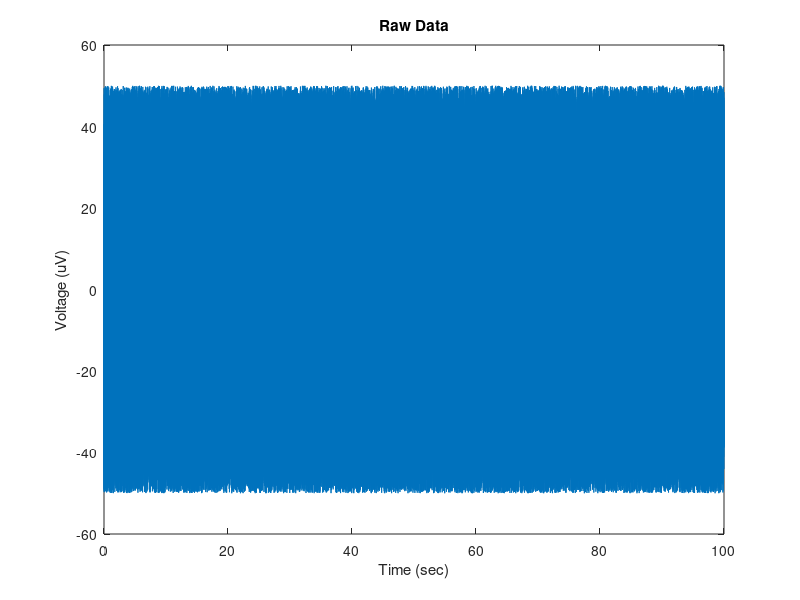

Reproduce this figure in MATLAB. (Note: this script raises an error after producing the figure.)
%% Analyses of EEG signals

clear all
close all
clc

addpath('Kyle_EEG_analysis')

%% Discrete vs. Continuous
% EEG is recorded as a discrete time series, an array of numbers over time
% The sampling rate with which the data is digitized directly influences
% the range of frequencies that can be represented in the signal. 
% Nyquist frequency is half the sampling rate, so sampling say 1000 Hz, we
% can represent frequencies up to 500 Hz in our data, anything larger will
% show up as an artifact due to aliasing (so we use hardware filters to
% avoid this)

% So lets make up some fake data:
% consider a random set of numbers as our data

srate = 1000; %Hz
data_length = 100; %seconds
speriod = 1/srate; %seconds
data = rand(1,srate*data_length)*100 - 50 ; %centered at zero between -50 and 50 uV
times = speriod:speriod:data_length; %time points
figure; plot(times,data);
    xlabel('Time (sec)');
    ylabel('Voltage (uV)');
    title('Raw Data');

% use interp() or resample() to change sampling rate of data in either
% direction, useful to equate the sampling rate of signals from two
% modalities (heart rate and EEG), and in resampling data that has
% irregular sampling periods

%% filtering the data (bandpass, low-pass, high-pass)
% next we want to use an offline filter to attenuate certain ranges of
% frequencies in the signal. There are many options for filters with different tradeoffs
% This can be done with a butterworth filter,
% employed by the following function. One can use this to filter low
% frequencies (high pass), high frequencies (low pass), or to keep only a
% band of frequencies (band pass)

%here we will use a bandpass filter to filter our everything but alpha
%oscillations. 

high_pass = 6; %lower cutoff
low_pass = 14; %upper cutoff
order = 2; %order of polynomial used in the filter, can be increased to sharpen the dropoff of the filter
type = 'band'; %type of filter
[filt_data] = illini_filter(data',srate,high_pass,low_pass,order,'band'); %run the filter (which plots a graph)

% illini_filter.m - Created University of Illinois, based on kyle_filter by Kyle Mathewson with edits by Jamie Norton
% [Y_filt] = illini_filter(Y,Fs,hipass,lopass,order,type)
% Takes the time x channel data matrix Y, filters out a single frequency band,
% Input is: 
%           Y  - data matrix, time points by channels
%           Fs - Sampling Frequency in Hz
%           hipass - lower bound of filter
%           lopass - upper bound of filter
%           order - filter order, 
%                      higher orders have steeper roll offs, but
%                      can also be unstable
%           type - 'low' (low pass), 'high' (high pass), or 'band' (bandpass)
%
% Output is:
%            Y_filt - same as Y but not filtered

figure
subplot(2,1,1); plot(times,data);
    xlabel('Time (sec)');
    ylabel('Voltage (uV)');
    title('Raw Data');
subplot(2,1,2); plot(times,filt_data);
    xlabel('Time (sec)');
    ylabel('Voltage (uV)');
    title('Filtered Data');
    
% Try zooming in on the filtered data so you can see a few seconds of the
% remaining alpha oscillations

%% epoched data
% if we have some repetition of a stimulus, we may want to visualize what
% the brain activity evoked by this stimulus looks like. We can cut out chunks of data (epochs) 
% aligned to these stimuli, with data before and after the stimulus onset
% The noise on individual presentations limits our ability to see this. So we can
% average over many instances of a stimulus to minimize noise. 
% The noise in the individual trials will be attenuated as a function of 
% the square root of the number of trials, so there are deminishing returns to more trials
% We can also subtract out baseline shifts in voltage to align trials. 

n_epochs = 100; % create fake stimuli and epochs of dat

prestim = 2000; %time before stimulus
poststim = 3000; %time after stimulus
baseline = 200; %subtract mean voltage in this period before stim onset

%pick some random times to be fake events
stim_times = randi(length(times)-(prestim+poststim),1,n_epochs)+prestim;

%set the times for each epoch and allocate space
epoch_times = -prestim+1:poststim;
epochs = zeros(n_epochs,length(epoch_times));
baselines = zeros(n_epochs,1);

%for each epoch grab the data before and after the stim and substract
%baseline

for i_epoch = 1:n_epochs
    epochs(i_epoch,:) = filt_data(stim_times(i_epoch)-prestim+1 : stim_times(i_epoch)+poststim);
    %add in a fake ERP from 200:400 ms on each trial to represent the
    %evoked activity
    epochs(i_epoch,prestim+201:prestim+300) = epochs(i_epoch,prestim+201:prestim+300) + (hanning(100)*10)';
    epochs(i_epoch,prestim+301:prestim+400) = epochs(i_epoch,prestim+301:prestim+400) - (hanning(100)*20)';
    %baseline subtraction
    baselines(i_epoch) = mean(epochs(i_epoch,prestim-baseline:prestim));
    epochs(i_epoch,:) = epochs(i_epoch,:) - baselines(i_epoch);
end

%plot the individual epochs and the average
figure; 
subplot(2,1,1); plot(epoch_times,epochs(1:3,:));
    xlabel('Time (sec)');
    ylabel('Voltage (uV)');
    title('Individual Epochs');
subplot(2,1,2); plot(epoch_times,mean(epochs,1));
    xlabel('Time (sec)');
    ylabel('Voltage (uV)');
    title('Average of Epochs');


%% Hilbert Transform- 
% The first of four methods to represent the data time series in the
% frequency domain is called a Hilbert transform.
% First we use a narrow bandpass in the frequency band of interest (as
% shown above). Then computes the instantaneous phase and power

complex_data = hilbert(epochs(1,:)); %hilbert transform
power_hilb = abs(complex_data).^2; %get the real part as the power
phase_hilb = angle(complex_data); %and the imaginary as the phase

%plot the band-pass filtered data, as well as the power and phase at each time point
%computed using the hilbert transform
%note that now we can estimate the power and phase at each moment in the
%epoch and run analyses over trials and subjects on these measures. Before
%we try that lets look at three other ways to estimate power and phase
%accross a wider range of frequencies

figure;
subplot(4,1,1);  plot(epoch_times,epochs(1,:));
    xlabel('Time (sec)');
    ylabel('Voltage (uV)');
    title('Individual band-pass filtered Epoch');
subplot(4,1,2);  plot(epoch_times,power_hilb);
    xlabel('Time (sec)');
    ylabel('Voltage (uV)');
    title('Instantaneous Power');
subplot(4,1,3);  plot(epoch_times,phase_hilb);
    xlabel('Time (sec)');
    ylabel('Phase (Radians)');
    title('Instantaneous Phase');
subplot(4,1,4); plot(epoch_times,rad2deg(phase_hilb));
    xlabel('Time (sec)');
    ylabel('Phase (Degrees)');
    title('Instantaneous Phase');


%% fast-fourer transform - 
% Our time series can be converted to the frequency domain as a sum of
% weighted sine waves
% First we can compute a fast fourier transform on a chunk of data as a
% whole to create a signle frequency spectra for that data chunk (no
% matter the length)
% data must be of length 2^n
% frequency resolution depends on number of time points used
% data can be padded with zeros to increase frequency resolution and get to
% 2^n

Ubound = 30; %upper bound on fft 

%for each epoch run this fft function
win_hamming = hamming(length(epochs(1,:)));
for i_epoch = 1:n_epochs
    temp_data = epochs(i_epoch,:);
    temp_data = win_hamming.*temp_data';
    [power_fft(i_epoch,:), phase_fft(i_epoch,:), freqs_fft] = kyle_fft(temp_data',srate,Ubound);
end


%here we plot the data, a hamming window used to taper the edges and avoid
%artifacts, and the multiplication of the two, this is what goes into the
%fft

figure;
subplot(3,1,1); 
    plot(epochs(1,:));
subplot(3,1,2); 
    plot(hamming(length(epochs(1,:))));
subplot(3,1,3);
    plot(hamming(length(epochs(1,:))).*epochs(1,:)');




% kyle_fft.m - Compute a FFT and get back the results
% [power, phase, freqs] = kyle_fft(data,srate,Ubound)
% now we plot the power spectra of each epoch, and the mean over epochs
% we can see a peak in the alpha band since we have already band-pass
% filtered the signal

figure; 
subplot(2,1,1); plot(freqs_fft,power_fft(1:3,:));
   xlabel('Frequency (Hz)');
    ylabel('Power (uV^2)');
    title('Individual Epoch Power Spectras');
    axis tight;
subplot(2,1,2); plot(freqs_fft,mean(power_fft,1));
   xlabel('Time (s)');
    ylabel('Frequency (Hz)');
    title('Average Epoch Power Spectra');
    axis tight;

% 
%% moving window FFT, 
% Now we might want to have resolution in time for how the frequency changes
% we can move a window accross the data and compute the fft for the data on each window
% EEGLAB-pop_newtimef does this
% not covered here, but we can window the data to reduce edge artifacts. 
% a major point here is the combination of uncertainty in time vs
% frequency. We can use longer windows to increase our frequency, but we
% loose resolution in time by doing so. We can't have both. 

Ubound = 30; %upper bound of fft
window_length = 2^9; %length of moving window in sampling points
fft_length = 2^10; %the rest is padded with zeros (also sampling points) - keep same as above for no padding
step_size = 1; % how far to go on each window step, 1 is the most resolved

% reset some variables
power_winfft = [];
phase_winfft = [];
freqs_winfft = [];

for i_epoch = 1:10 %do for each epoch (just two for now for time)
    for i_window = 1+window_length/2:step_size:length(epochs(i_epoch,:))-window_length/2 %step through windows
        %take out the data segment
        segment = epochs(i_epoch,i_window-window_length/2:i_window+window_length/2-1);
        
        %can multiply by hamming window here to avoid edge artifacts
        segment= (hamming(length(segment)).*segment')';
        
        %pad with zeros
        segment = [zeros((fft_length-window_length)/2,1)' segment zeros((fft_length-window_length)/2,1)'];
        
        %compute fft and save results
        [power_winfft(i_epoch,i_window-(window_length/2),:),phase_winfft(i_epoch,i_window-(window_length/2),:),freqs_winfft] = kyle_fft(segment,srate,Ubound); 
    end
end
%get out new time stamps due to windows
times_winfft = epoch_times(1+window_length/2:step_size:length(epochs(i_epoch,:))-window_length/2);

%plot the original data and a single epoch spectrogram (the power in all
%frequencies at each time point, a bunch of spectra stacked over time)

figure;
subplot(2,1,1);  plot(epoch_times,epochs(2,:));
    xlabel('Time (sec)');
    ylabel('Voltage (uV)');
    title('Individual band-pass filtered Epoch');
subplot(2,1,2); imagesc(times_winfft,freqs_winfft,squeeze(power_winfft(2,:,:))');
    set(gca,'YDir','normal');
   xlabel('Time(s)');
    ylabel('Frequency (Hz)');
    title('Individual Epoch Power Spectrogram moving fft');
    axis tight;
    c=colorbar;
    ylabel(c,'Log Power (dB)')


%% wavelet analysis
% the final method of computing power and phase information is a wavelet
% analysis. In the fft analysis, given a single window size, there are much
% more cycles of higher frequencies used than in lower frequences. This
% gives poor time resolution in higher frequencies. To overcome this, a
% wavelet analysis modifies the number of cycles in the wavelet as a
% function of frequency. So instead of specifiying the window size, we
% specify the number of cycles (wavenumber). 3 cycles at 10 Hz is 300 ms
% long, 3 cycles at 100 Hz is 30 ms long, etc. This provides more
% equivalent time resolution over different frequencies. 

% the math is similar, we are creating little wavelets, and convolving them
% with the EEG data to see how well the two match up. 
% 	-pop_newtimef() in EEGLAB can also do this (default setting), in EEGLAB
% 	you can also increase the wavenumber as frequencies increase

% Assign Frequencies of interest
freqs_wavelet = 1:.5:30; %linear
% freqs_wavelet = (2^(1/4)).^(-.5:.5:20); %Log 

% width of the wavelet
width = 6; %in cycles of frequency

%reset variables
power_wavelet = [];
phase_wavelet = [];
times_wavelet = [];

% Compute Wavelet Analsis
win_hamming = hamming(length(epochs(1,:)));
for i_epoch = 1:n_epochs
    temp_data = epochs(i_epoch,:);
    temp_data = win_hamming.*temp_data';
    [power_wavelet(i_epoch,:,:),times_wavelet,phase_wavelet(i_epoch,:,:)] = BOSC_tf(temp_data',freqs_wavelet,srate,width);
end
times_wavelet = epoch_times; % keep original time stamps

% [B,T,P]=BOSC_tf(eegsignal,F,Fsample,wavenumber);
%
% This function computes a continuous wavelet (Morlet) transform on
% a segment of EEG signal; this can be used to estimate the
% background spectrum (BOSC_bgfit) or to apply the BOSC method to
% detect oscillatory episodes in signal of interest (BOSC_detect).
%
% parameters:
% eegsignal - a row vector containing a segment of EEG signal to be
%             transformed
% F - a set of frequencies to sample (Hz)
% Fsample - sampling rate of the time-domain signal (Hz)
% wavenumber is the size of the wavelet (typically, width=6)
%	
% returns:
% B - time-frequency spectrogram: power as a function of frequency
%     (rows) and time (columns)
% T - vector of time values (based on sampling rate, Fsample)
% P - estimated phase for each point in time and for each frequency - KEM 2014


%plot the original data and a single epoch spectrogram
figure;
subplot(3,1,1);  plot(epoch_times,epochs(1,:));
    xlabel('Time (sec)');
    ylabel('Voltage (uV)');
    title('Individual band-pass filtered Epoch');
subplot(3,1,2); imagesc(times_winfft,freqs_winfft,squeeze(power_winfft(1,:,:))');
    set(gca,'YDir','normal');
   xlabel('Frequency (Hz)');
    ylabel('Power (uV^2)');
    title('Individual Epoch Power Spectrogram moving fft');
    axis tight;
    c=colorbar;
    ylabel(c,'Log Power (dB)')
subplot(3,1,3); imagesc(epoch_times,freqs_wavelet,squeeze(power_wavelet(1,:,:)));
    set(gca,'YDir','normal');
   xlabel('Frequency (Hz)');
    ylabel('Power (uV^2)');
    title('Individual Epoch Power Spectrogram wavelet');
    axis tight;
    c=colorbar;
    ylabel(c,'Log Power (dB)')
    


%% Wavelet Tester Examples

% Now that we have covered wavelet and fft analysis, we can compare the two
% directly and check what happens as we change the settings. To do this we
% will make new fake data with simulated oscillations at different
% frequencies as see how well we can resolve those frequencies in our
% analyses


%random normal data
noise_level = 10;
data = randn(1,1000)*noise_level;
t = 0:1:length(data)-1;% Time Samples
fs = 200;% Sampling Frequency

% Create sine wave
f1 = 20;% Input Signal Frequency
d1 = sin(2*pi*(f1/fs)*t)*(randi(100));% Generate Sine Wave  
f2 = 20;
d2 = sin(2*pi*(f2/fs)*t)*(randi(100));

%Modulators - If we want to simulate high frequency modulated by low
f3 = 2;
f4 = 1;
d3 = sin(2*pi*(f3/fs)*t)*(randi(10));% Generate Sine Wave  
d4 = sin(2*pi*(f4/fs)*t)*(randi(10));% Generate Sine Wave  

% data = data+(d1);
% data = data+(d1+d2); %adjust these to change signals
data = data+(d1.*d3); %for modulations
% data = data+(d1.*d3)+(d2.*d4);

%Try putting your own data and srate here
% data = EEG_P3_WFilt(end-10000:end,2)'; 
% fs = srate;

% Assign Frequencies of interest
% F = 1:.5:100; %linear
F = (2^(1/4)).^(-.5:.5:20); %Log 

% width of the wavelet
width = 3; 

% Compute Wavelet Analsis
tic;
[B,T,P] = BOSC_tf(data,F,fs,width);
toc;

% B = log10(B); %log transform

% use this to try subtracting the mean from the spectra
mean_spectra = mean(B,2);
B = B-repmat(mean_spectra,1,size(B,2));

% Compute FFT Analysis
[pow, phs, freq] = kyle_fft(data,fs,fs/2);

% Plot Data
figure;

%Plot Original Time Series
subplot(3,3,1:2); plot(T,data); axis tight; title('Raw Time Series');
xlabel('Time[s]');
ylabel('Voltage[uV]');

%plot the FFT spectra
subplot(3,3,3);
plot(1:length(freq),pow); title('FFT Spectra');
xf=1:10000:length(freq); % to get log-sampled frequency tick marks
set(gca,'XTick',xf,'XTickLabel',round(freq(xf)*100)/100);
ylabel('Log(Power) [dB]');
xlabel('Frequency [Hz]');
view(90,90)
set(gca,'XDir','reverse');
axis tight;

%Plot The mean Spectra
subplot(3,3,6); 
xf=1:4:length(F); % to get log-sampled frequency tick marks
plot(1:length(F),mean_spectra); title('Mean Wavelet Spectra');
set(gca,'XTick',xf,'XTickLabel',round(F(xf)*100)/100);
ylabel('Log(Power) [dB]');
xlabel('Frequency [Hz]');
view(90,90)
set(gca,'XDir','reverse');
axis tight

%Plot the time-frequency transform
subplot(3,3,4:5); 
imagesc(T,1:size(B,1),B); title('Spectrogram');
colormap(hot);
set(gca,'YTick',xf,'YTickLabel',round(F(xf)*100)/100);
ylabel('Frequency [Hz]')
xlabel ('Time [s]')
axis xy

%plot the phase for each frequency over time
subplot(3,3,7:8); 
imagesc(T,1:size(P,1),P); title('Phase Spectrogram');
colormap(hot);
set(gca,'YTick',xf,'YTickLabel',round(F(xf)*100)/100);
ylabel('Frequency [Hz]')
xlabel ('Time [s]')
axis xy

subplot(3,3,9); 
plot(1:length(freq),phs); title('FFT Phase');
xf=1:25:length(freq); % to get log-sampled frequency tick marks
set(gca,'XTick',xf,'XTickLabel',round(freq(xf)*100)/100);
ylabel('Phase [rad]');
xlabel('Frequency [Hz]');
view(90,90)
set(gca,'XDir','reverse');
axis tight;

%% Power
% 	Now that we have a few ways of computing the power and phase of our EEG
% 	signals, we may want to test questions we have about the difference in
% 	power or phase at certain frequencies between certain times or
% 	conditions. For example, alpha power and alpha phase have both been
% 	shown to differ in the period before stimuli that are and are not
% 	detected (Mathewson et al., 2009, JNeurosci). 

% This power and phase data can be found in EEGLAB as well in the ERSP
% varialble, or as data from individual trials

% 	Here we will practice computing the average power on each epoch in a window, 
% in some frequency band for example in the alpha band in the  1 second before stim onset

win_freq = [6 14]; %range of freqs to average
win_freq_i = [find(freqs_wavelet >= win_freq(1),1) find(freqs_wavelet >= win_freq(2),1)]; %get indicies 

win_time = [-1000 0]; %range of times to average
win_time_i = [find(times_wavelet >= win_time(1),1) find(times_wavelet >= win_time(2),1)]; %get indicies 

mean_power = [];
%for each epoch take out the chunk of data and get the mean in the window
for i_epoch = 1:n_epochs
    data_chunk = power_wavelet(i_epoch,win_freq_i(1):win_freq_i(2),win_time_i(1):win_time_i(2));
    mean_power(i_epoch) = mean(mean(data_chunk));
end

%plot the power over epochs in a histogram
 figure; hist(mean_power,20); 
  title('Histogram of alpha power in each epoch prestim period')
  ylabel('Count');
  xlabel('Power (uV^2)');
  
% now we could do this for two different conditoins or two different groups
% of participants, or two different time points, or channels, etc. Standard
% statistical tests can be used.


%% Phase
%  Finally we may have certain hypothesis about how the phase of certin
%  oscillations changes in different situations. We can pull the estimated
%  phase at a single moment in time out of the data in the frequency domain
%  above as well. 
%  Generally we can use angle(), imag() to get the angle of complex data
%  Phase is expressed in radians or degrees
%  circ_stat toolbox for doing stats on circular variables
%  <https://www.jstatsoft.org/article/view/v031i10 Circ_stat toolbox>
%   circ_stat()
% 	circ_mea
n(), r(), 
% 	circular difference, circular clustering
%   Most of these stats are based on the angular mean and angular standard
%   deviation, as are more advanced EEG stats mentioned below (coherence)

% Here we will try a rose plot, angle plot...
% pick a certain frequency and time and consider the phase over epochs
% say 10 Hz phase and stimulus onset

phase_freq = 10; %range of freqs to average
phase_freq_i = find(freqs_wavelet >= phase_freq,1); %get indicies 

phase_time = 0; %range of times to average
phase_time_i = find(times_wavelet >= phase_time,1); %get indicies 

epoch_phase = [];
epoch_power = [];
%for each epoch take out the chunk of data and get the mean in the window
for i_epoch = 1:n_epochs
    %takes out the phase in radians
    epoch_phase(i_epoch)  = phase_wavelet(i_epoch,phase_freq_i,phase_time_i);
    %also get the power at that time point
    epoch_power(i_epoch)  = power_wavelet(i_epoch,phase_freq_i,phase_time_i);
    
end


%now we can represent that data on a circular scale in a few ways, showing
%a histrogram rose plot, or individual data in a compass plot. summary
%stats can be computed using the toolbox above, and comparisons can be made
%between conditions using circular statistics.

figure; 
subplot(3,1,1); rose(epoch_phase);
 title('Circular histogram of alpha phase at stimulus onset');
subplot(3,1,2); compass(sin(epoch_phase),cos(epoch_phase));
 title('Compass plot of the alpha phase at stimulus onset');
subplot(3,1,3); compass(epoch_power.*sin(epoch_phase),epoch_power.*cos(epoch_phase));
 title('Compass plot of alpha power and phase at stim onset');


%% Coherence
% INTERTRIAL COHERENCE - can be measured from the phase of a certain
% frequency on each trial. If the phase is very consistent over trials,
% then a large coherence measure will be obtained. This can be good for
% measuring phase resetting, and also entrainment to stimuli over trials.

% MODULATION INDEX - Still within a single channel one may want to measure to extent to
% which the phase of a slow frequency modulates the power of a higher
% frequency, the so called modulation index. This can be represented as a
% histogram in which different bins of slow frequency phase have
% different power of a high frequency, and tested with Chi squared
% distributions or permutations stats. 

% Finally we may want to understand communication between recording sites
% we can look at this in terms of the modulation index above, but also in a
% few other ways.

% POWER COHERENCE - We can compute the correlation of the power envelope of certain
% frequencies (power_coher.m).

% PHASE COHERENCE - We can also study how reliably the phase differs between two sites since
% consistent lagged phase betwen two sites may indicate communication. FOr
% this we can meausre the phase at each time point for each site, find the
% difference between sites at each time point, and compute the variance of
% those differences over time. A high amount of communication should be
% seens as a consistent difference in phase over time. (phase_coher.m)

% MODULATION INDEX 
% 
% OTHER - We can also use other measures like lagged cross correlation between
% channels or granger causality analysis accross channels to estimate the
% direction of influence and the lag in communication.